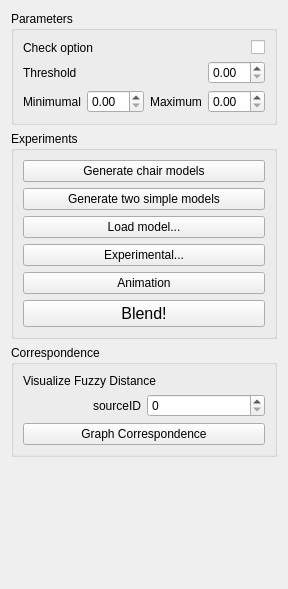
<?xml version="1.0" encoding="UTF-8"?>
<ui version="4.0">
 <class>topo_blend_widget</class>
 <widget class="QWidget" name="topo_blend_widget">
  <property name="geometry">
   <rect>
    <x>0</x>
    <y>0</y>
    <width>246</width>
    <height>589</height>
   </rect>
  </property>
  <property name="windowTitle">
   <string>Topo Blend options</string>
  </property>
  <layout class="QVBoxLayout" name="verticalLayout">
   <item>
    <widget class="QGroupBox" name="groupBox">
     <property name="title">
      <string>Parameters</string>
     </property>
     <layout class="QGridLayout" name="gridLayout">
      <item row="2" column="1">
       <widget class="QDoubleSpinBox" name="doubleSpinBoxMin"/>
      </item>
      <item row="1" column="0">
       <widget class="QLabel" name="label_2">
        <property name="text">
         <string>Threshold</string>
        </property>
       </widget>
      </item>
      <item row="2" column="0">
       <widget class="QLabel" name="label_3">
        <property name="text">
         <string>Minimumal</string>
        </property>
       </widget>
      </item>
      <item row="2" column="3">
       <widget class="QDoubleSpinBox" name="doubleSpinBoxMax"/>
      </item>
      <item row="2" column="2">
       <widget class="QLabel" name="label_4">
        <property name="text">
         <string>Maximum</string>
        </property>
        <property name="alignment">
         <set>Qt::AlignCenter</set>
        </property>
       </widget>
      </item>
      <item row="0" column="0" colspan="2">
       <widget class="QLabel" name="label">
        <property name="text">
         <string>Check option</string>
        </property>
       </widget>
      </item>
      <item row="0" column="3">
       <widget class="QCheckBox" name="checkBox">
        <property name="layoutDirection">
         <enum>Qt::RightToLeft</enum>
        </property>
        <property name="text">
         <string/>
        </property>
       </widget>
      </item>
      <item row="1" column="3">
       <widget class="QDoubleSpinBox" name="doubleSpinBox"/>
      </item>
     </layout>
    </widget>
   </item>
   <item>
    <widget class="QGroupBox" name="groupBox_2">
     <property name="title">
      <string>Experiments</string>
     </property>
     <layout class="QGridLayout" name="gridLayout_2">
      <item row="0" column="0">
       <widget class="QPushButton" name="button1">
        <property name="text">
         <string>Generate two chair models</string>
        </property>
       </widget>
      </item>
      <item row="2" column="0">
       <widget class="QPushButton" name="button2">
        <property name="text">
         <string>Load model...</string>
        </property>
       </widget>
      </item>
      <item row="1" column="0">
       <widget class="QPushButton" name="button5">
        <property name="text">
         <string>Generate two simple models</string>
        </property>
       </widget>
      </item>
      <item row="7" column="0">
       <widget class="QPushButton" name="button6">
        <property name="text">
         <string>Animation</string>
        </property>
       </widget>
      </item>
      <item row="0" column="0">
       <widget class="QPushButton" name="button0">
        <property name="text">
         <string>Generate chair models</string>
        </property>
       </widget>
      </item>
      <item row="3" column="0">
       <widget class="QPushButton" name="button4">
        <property name="text">
         <string>Experimental...</string>
        </property>
       </widget>
      </item>
      <item row="8" column="0">
       <widget class="QPushButton" name="buttonBlend">
        <property name="font">
         <font>
          <pointsize>12</pointsize>
         </font>
        </property>
        <property name="text">
         <string>Blend!</string>
        </property>
       </widget>
      </item>
     </layout>
    </widget>
   </item>
   <item>
    <widget class="QGroupBox" name="groupBox_3">
     <property name="title">
      <string>Correspondence</string>
     </property>
     <layout class="QGridLayout" name="gridLayout_3">
      <item row="1" column="0">
       <widget class="QLabel" name="label_5">
        <property name="text">
         <string>sourceID</string>
        </property>
        <property name="alignment">
         <set>Qt::AlignRight|Qt::AlignTrailing|Qt::AlignVCenter</set>
        </property>
       </widget>
      </item>
      <item row="1" column="1">
       <widget class="QSpinBox" name="sourceID">
        <property name="maximum">
         <number>20</number>
        </property>
       </widget>
      </item>
      <item row="3" column="0" colspan="2">
       <widget class="QPushButton" name="corrButton">
        <property name="text">
         <string>Graph Correspondence</string>
        </property>
       </widget>
      </item>
      <item row="0" column="0" colspan="2">
       <widget class="QLabel" name="label_6">
        <property name="text">
         <string>Visualize Fuzzy Distance</string>
        </property>
       </widget>
      </item>
     </layout>
    </widget>
   </item>
   <item>
    <spacer name="verticalSpacer">
     <property name="orientation">
      <enum>Qt::Vertical</enum>
     </property>
     <property name="sizeHint" stdset="0">
      <size>
       <width>20</width>
       <height>40</height>
      </size>
     </property>
    </spacer>
   </item>
  </layout>
 </widget>
 <resources/>
 <connections/>
</ui>
